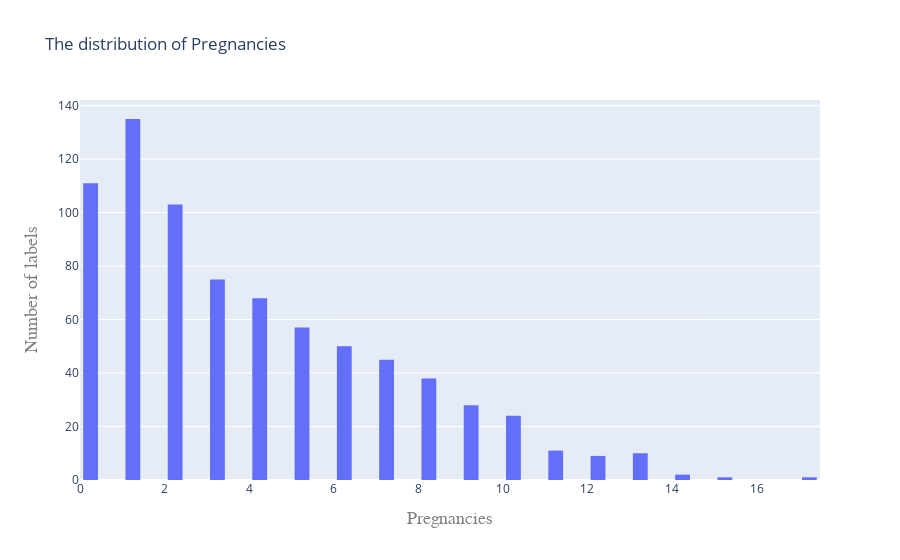

Write notebook code for a chart like this one.
### Code cell
plotHist(df, 'Pregnancies')

### Figure 1 — Plotly figure (JSON) as saved in the notebook; plotly's stock layout.template omitted (floating-point values rounded to 4 significant figures; data arrays with more than 128 entries replaced by an {"elided": "..."} marker saying what was removed)
{"data": [{"autobinx": false, "histnorm": "", "name": "Histogram of Wind Speed", "type": "histogram", "x": {"elided": "768 int values"}, "xbins": {"end": 18, "size": 0.5, "start": -1}}], "layout": {"bargroupgap": 0.3, "title": {"text": "The distribution of Pregnancies"}, "xaxis": {"title": {"font": {"color": "#7f7f7f", "family": "Courier New, monospace", "size": 18}, "text": "Pregnancies"}}, "yaxis": {"title": {"font": {"color": "#7f7f7f", "family": "Courier New, monospace", "size": 18}, "text": "Number of labels"}}}}
